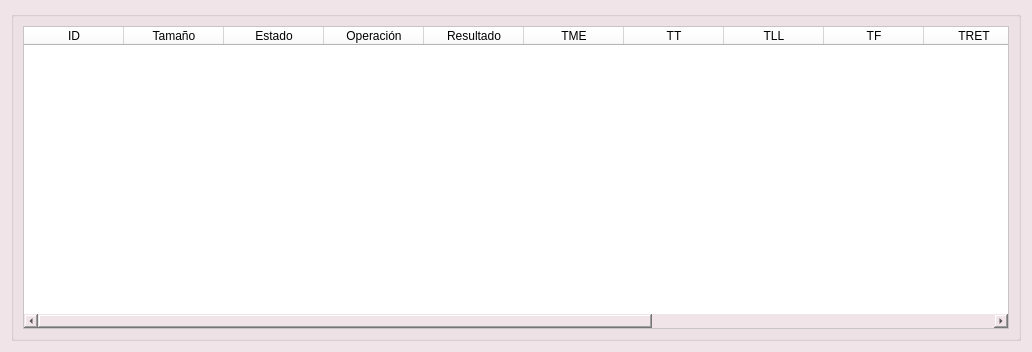
<?xml version="1.0" encoding="UTF-8"?>
<ui version="4.0">
 <class>TimeDialog</class>
 <widget class="QDialog" name="TimeDialog">
  <property name="geometry">
   <rect>
    <x>0</x>
    <y>0</y>
    <width>1032</width>
    <height>352</height>
   </rect>
  </property>
  <property name="focusPolicy">
   <enum>Qt::NoFocus</enum>
  </property>
  <property name="windowTitle">
   <string>Tabla de procesos</string>
  </property>
  <property name="styleSheet">
   <string notr="true">background-color: #f1e4e8;</string>
  </property>
  <layout class="QGridLayout" name="gridLayout_4">
   <item row="0" column="0">
    <widget class="QGroupBox" name="groupBox">
     <property name="title">
      <string/>
     </property>
     <layout class="QGridLayout" name="gridLayout">
      <item row="0" column="0">
       <widget class="QTableWidget" name="tiempos_tableWidget">
        <property name="enabled">
         <bool>true</bool>
        </property>
        <property name="focusPolicy">
         <enum>Qt::NoFocus</enum>
        </property>
        <property name="styleSheet">
         <string notr="true">background-color: white;</string>
        </property>
        <property name="verticalScrollBarPolicy">
         <enum>Qt::ScrollBarAsNeeded</enum>
        </property>
        <property name="horizontalScrollBarPolicy">
         <enum>Qt::ScrollBarAsNeeded</enum>
        </property>
        <property name="editTriggers">
         <set>QAbstractItemView::NoEditTriggers</set>
        </property>
        <column>
         <property name="text">
          <string>ID</string>
         </property>
        </column>
        <column>
         <property name="text">
          <string>Tamaño</string>
         </property>
        </column>
        <column>
         <property name="text">
          <string>Estado</string>
         </property>
        </column>
        <column>
         <property name="text">
          <string>Operación</string>
         </property>
        </column>
        <column>
         <property name="text">
          <string>Resultado</string>
         </property>
        </column>
        <column>
         <property name="text">
          <string>TME</string>
         </property>
        </column>
        <column>
         <property name="text">
          <string>TT</string>
         </property>
        </column>
        <column>
         <property name="text">
          <string>TLL</string>
         </property>
        </column>
        <column>
         <property name="text">
          <string>TF</string>
         </property>
        </column>
        <column>
         <property name="text">
          <string>TRET</string>
         </property>
        </column>
        <column>
         <property name="text">
          <string>TRES</string>
         </property>
        </column>
        <column>
         <property name="text">
          <string>TE</string>
         </property>
        </column>
        <column>
         <property name="text">
          <string>TS</string>
         </property>
        </column>
        <column>
         <property name="text">
          <string>TB</string>
         </property>
        </column>
       </widget>
      </item>
     </layout>
    </widget>
   </item>
  </layout>
 </widget>
 <resources/>
 <connections/>
</ui>
